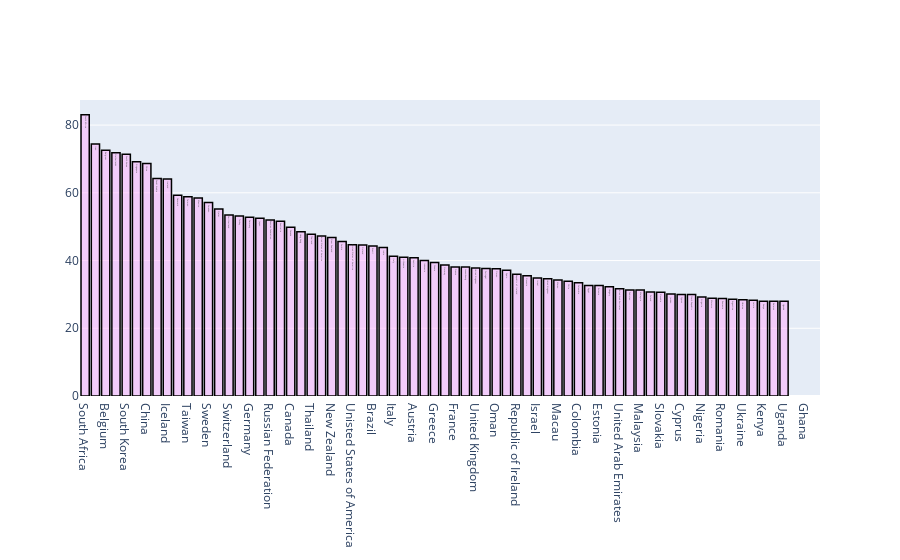

Source (notebook cell):
### Code cell
import numpy as np

grouped = dfValue.groupby('country')
y=grouped['income'].agg(np.mean).sort_values(ascending=False)
trace = go.Bar(
                x = y.index.get_level_values(0).tolist(),
                y = y,
                name = "Le score universitaire pour le transfert de connaissances par pays",
                marker = dict(color = 'rgba(255, 174, 255, 0.5)',
                             line = dict(color ='rgb(0,0,0)',width =1.5)),
                text = y.index.get_level_values(0).tolist())

layout = go.Layout(barmode = "group")
fig = go.Figure(data = trace, layout = layout)
iplot(fig)

### Figure 1 — Plotly figure (JSON) as saved in the notebook; plotly's stock layout.template omitted (floating-point values rounded to 4 significant figures)
{"data": [{"marker": {"color": "rgba(255, 174, 255, 0.5)", "line": {"color": "rgb(0,0,0)", "width": 1.5}}, "name": "Le score universitaire pour le transfert de connaissances par pays", "text": ["South Africa", "Iran", "Belgium", "Netherlands", "South Korea", "Singapore", "China", "Saudi Arabia", "Iceland", "Denmark", "Taiwan", "Mexico", "Sweden", "Qatar", "Switzerland", "Turkey", "Germany", "Japan", "Russian Federation", "Australia", "Canada", "Hong Kong", "Thailand", "United States of America", "New Zealand", "Serbia", "Unisted States of America", "Finland", "Brazil", "India", "Italy", "Lithuania", "Austria", "Indonesia", "Greece", "Norway", "France", "Luxembourg", "United Kingdom", "Portugal", "Oman", "Spain", "Republic of Ireland", "Slovenia", "Israel", "Unted Kingdom", "Macau", "Chile", "Colombia", "Egypt", "Estonia", "Hungary", "United Arab Emirates", "Pakistan", "Malaysia", "Poland", "Slovakia", "Jordan", "Cyprus", "Czech Republic", "Nigeria", "Morocco", "Romania", "Argentina", "Ukraine", "Latvia", "Kenya", "Belarus", "Uganda", "Bangladesh", "Ghana", "Lebanon"], "type": "bar", "x": ["South Africa", "Iran", "Belgium", "Netherlands", "South Korea", "Singapore", "China", "Saudi Arabia", "Iceland", "Denmark", "Taiwan", "Mexico", "Sweden", "Qatar", "Switzerland", "Turkey", "Germany", "Japan", "Russian Federation", "Australia", "Canada", "Hong Kong", "Thailand", "United States of America", "New Zealand", "Serbia", "Unisted States of America", "Finland", "Brazil", "India", "Italy", "Lithuania", "Austria", "Indonesia", "Greece", "Norway", "France", "Luxembourg", "United Kingdom", "Portugal", "Oman", "Spain", "Republic of Ireland", "Slovenia", "Israel", "Unted Kingdom", "Macau", "Chile", "Colombia", "Egypt", "Estonia", "Hungary", "United Arab Emirates", "Pakistan", "Malaysia", "Poland", "Slovakia", "Jordan", "Cyprus", "Czech Republic", "Nigeria", "Morocco", "Romania", "Argentina", "Ukraine", "Latvia", "Kenya", "Belarus", "Uganda", "Bangladesh", "Ghana", "Lebanon"], "y": [83.04, 74.44, 72.54, 71.84, 71.36, 69.16, 68.66, 64.25, 64.06, 59.28, 58.86, 58.5, 57.12, 55.2, 53.46, 53.12, 52.81, 52.49, 51.94, 51.6, 49.83, 48.51, 47.75, 47.24, 46.82, 45.6, 44.7, 44.58, 44.3, 43.82, 41.27, 41, 40.83, 40, 39.44, 38.68, 38.13, 38.1, 37.77, 37.64, 37.6, 37.17, 35.94, 35.5, 34.84, 34.6, 34.25, 33.9, 33.42, 32.62, 32.6, 32.26, 31.7, 31.3, 31.28, 30.68, 30.6, 30.1, 30, 29.98, 29.2, 28.9, 28.77, 28.6, 28.4, 28.3, 28, 28, 28, null, null, null]}], "layout": {"barmode": "group"}}
